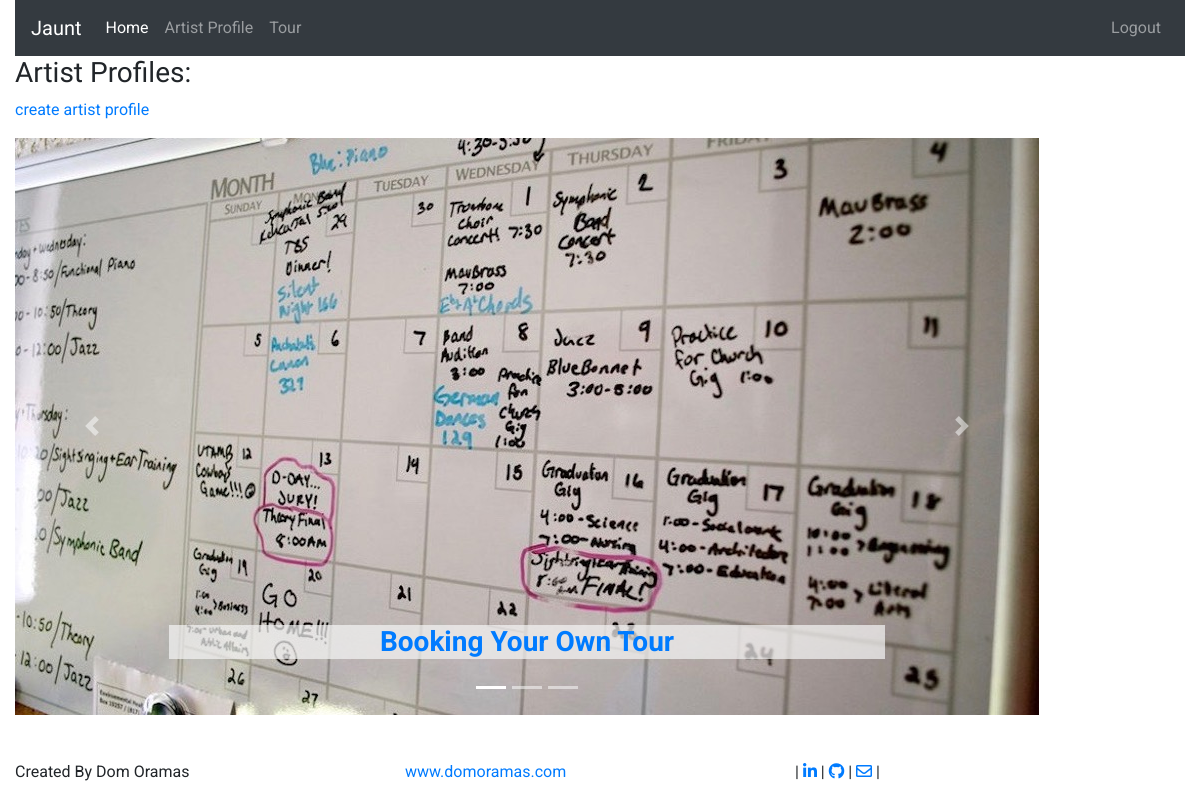
/ (signed in), run on an earlier commit of the app's database.
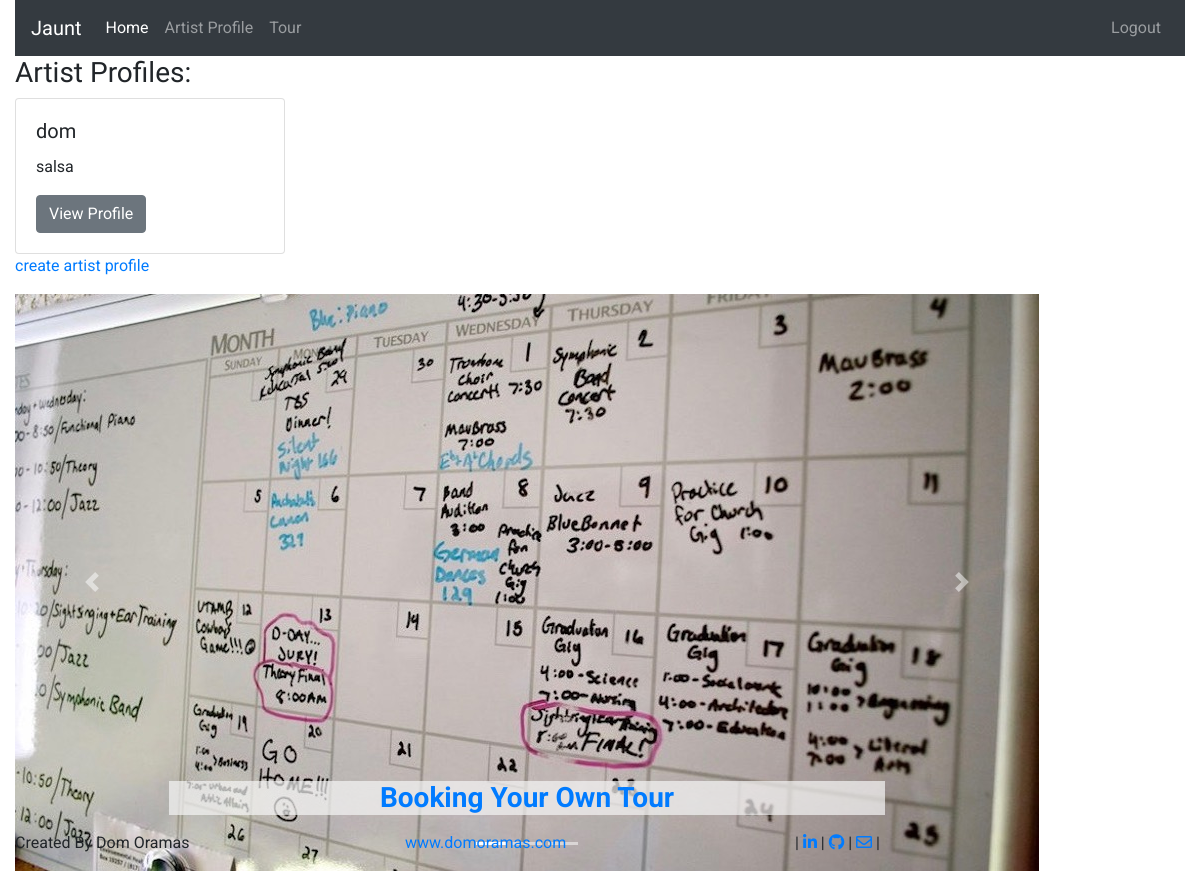
And on a later commit of the database.
### artist_profile/models.py (models this page shows, shortened)
class ArtistProfile(models.Model):
  user = models.ForeignKey(CustomUser, on_delete=models.CASCADE)
  artist_name = models.CharField(max_length= 30)
  city = models.CharField(max_length= 50,null=True, blank=True)
  state = models.CharField(max_length= 2,null=True, blank=True)
  genre = models.CharField(max_length= 30)
  description = models.TextField(max_length= 800, null=True, blank=True)
  contact_first_name = models.CharField(max_length= 30)
  contact_last_name = models.CharField(max_length = 30)
  contact_phone = models.IntegerField(null=True, blank=True)
  contact_email = models.EmailField(null=True, blank=True)
  website =models.URLField(max_length= 200, null=True, blank=True)
  profile_pic= models.IntegerField(null=True, blank=True)
  instagram= models.CharField(max_length=100, null=True, blank=True)
  twitter= models.CharField(max_length=100, null=True, blank=True)
  facebook= models.CharField(max_length=100, null=True, blank=True)
  bandcamp= models.CharField(max_length=100, null=True, blank=True)

### dashboard/views.py (the view)
# urls.py: path('', views.DashboardView.as_view(), name='home'),
class DashboardView(generic.ListView):
  model = ArtistProfile
  template_name = "home.html"
  def get_queryset(self):
    return ArtistProfile.objects.filter(user__username= self.request.user)

### users/models.py (called while the page is built)
  def __str__(self):
    return self.username

### templates/home.html (shortened to what this page needs)
{% extends 'base.html' %}
{% load static %}
{% block content %}
{% if user.is_authenticated %}
<div class="row">
  <div class=" col-3 bd-content">
    <h3> Artist Profiles:</h3>
      {% for artist in artistprofile_list %}
    <div class="card" style="width: auto;">
      <div class="card-body">
        <h5 class="card-title">{{artist.artist_name}}</h5>
        <p class="card-text">{{artist.genre}}</p>
        <a href="{% url 'artist_profile:artist_detail' artist.id %}" class="btn btn-secondary">View Profile</a>
      </div>
    </div>
      {% endfor %}
      <p><a href= "{% url 'artist_profile:artist_create' %}">create artist profile</a></p>
  </div>
  <div class="col-auto bd-content">
    <div id="carouselExampleIndicators" class="carousel slide" data-ride="carousel">
      <ol class="carousel-indicators">
        <li data-target="#carouselExampleIndicators" data-slide-to="0" class="active"></li>
        <li data-target="#carouselExampleIndicators" data-slide-to="1"></li>
        <li data-target="#carouselExampleIndicators" data-slide-to="2"></li>
      </ol>
        <div class="carousel-inner">
          <div class="carousel-item active">
            <img class="d-block w-100" src ="{% static 'images/calendar.jpeg' %}" alt="First slide">
            <div class="carousel-caption d-none d-md-block bloglinks">
              <h3><a href="https://www.ascap.com/help/career-development/booking-your-own-tour-a-how-to-guide"><strong>Booking Your Own Tour</strong></a></h3>
            </div>
          </div>
        </div>
      <a class="carousel-control-prev" href="#carouselExampleIndicators" role="button" data-slide="prev">
        <span class="carousel-control-prev-icon" aria-hidden="true"></span>
       </a>
      <a class="carousel-control-next" href="#carouselExampleIndicators" role="button" data-slide="next">
        <span class="carousel-control-next-icon" aria-hidden="true"></span>
       </a>
  </div>
{% endif %}
</div>
{% endblock %}

What changed in the data, as far as the page shows it:
added ArtistProfile: artist_name "dom", genre "salsa"
